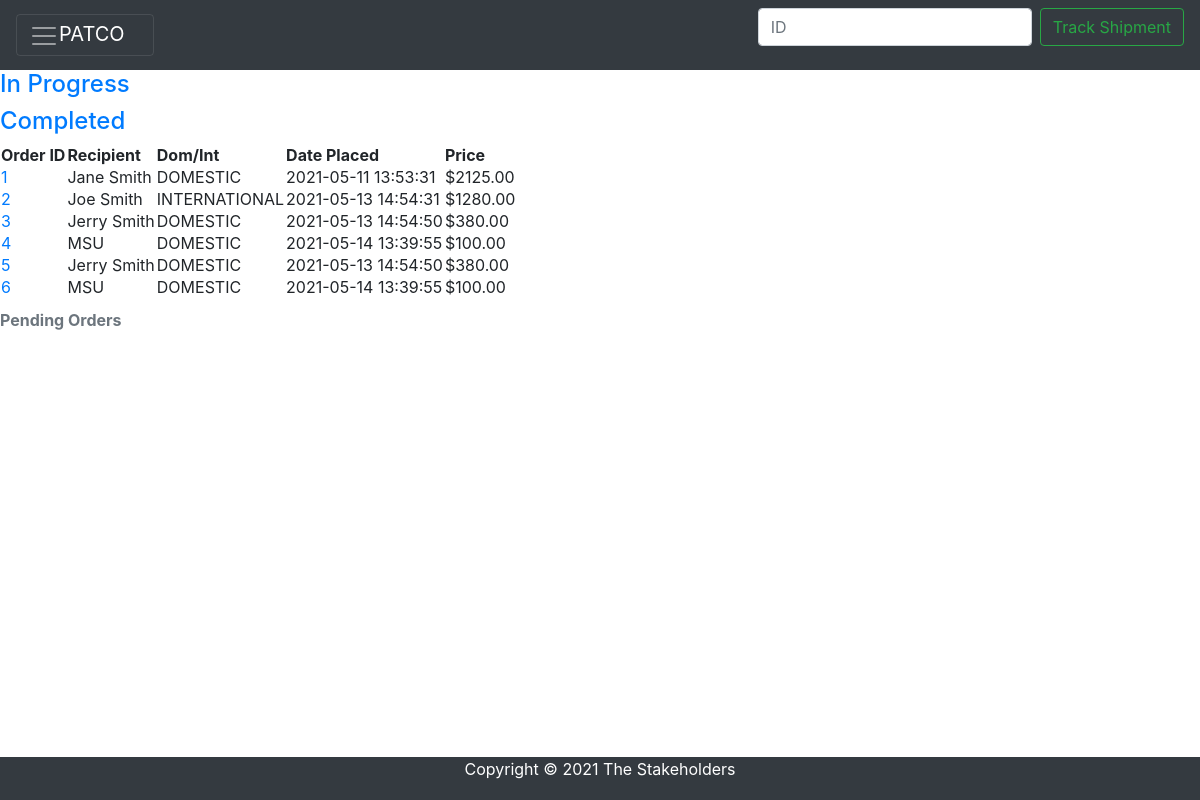
Page /customer/customerpending.php on the committed database.
### tables this page shows
CREATE TABLE `orders` (
  `order_id` int(11) NOT NULL,
  `shipment_id` int(11) DEFAULT NULL,
  `customer_id` int(11) DEFAULT NULL,
  `client` varchar(40) DEFAULT NULL,
  `phone` int(15) DEFAULT NULL,
  `pickup_street_address` varchar(100) DEFAULT NULL,
  `pickup_city` varchar(100) DEFAULT NULL,
  `pickup_state` varchar(100) DEFAULT NULL,
  `pickup_zip_code` int(11) DEFAULT NULL,
  `recipient_name` varchar(100) DEFAULT NULL,
  `delivery_street_address` varchar(100) DEFAULT NULL,
  `delivery_city` varchar(100) DEFAULT NULL,
  `delivery_state_province` varchar(100) DEFAULT NULL,
  `delivery_zip_code` int(11) DEFAULT NULL,
  `delivery_country` varchar(100) DEFAULT NULL,
  `class_code` decimal(4,1) DEFAULT NULL,
  `item_name` varchar(100) DEFAULT NULL,
  `freight_type` varchar(30) DEFAULT NULL,
  `quantity` int(200) DEFAULT NULL,
  `length` decimal(6,1) DEFAULT NULL,
  `width` decimal(6,1) DEFAULT NULL,
  `height` decimal(6,1) DEFAULT NULL,
  `weight` decimal(6,1) DEFAULT NULL,
  `density` decimal(6,1) DEFAULT NULL,
  `volume` decimal(15,1) DEFAULT NULL,
  `zone` int(11) DEFAULT NULL,
  `dom_int` set('DOMESTIC','INTERNATIONAL') DEFAULT NULL,
  `customer_cost` decimal(8,2) DEFAULT NULL,
  `date_placed` timestamp NULL DEFAULT CURRENT_TIMESTAMP,
  `date_completed` date DEFAULT NULL,
  `status` set('PENDING','IN PROGRESS','SHIPPED','COMPLETED') DEFAULT 'PENDING',
  `cur_vehicle_id` int(11) DEFAULT NULL,
  `item_warning` varchar(300) DEFAULT NULL,
  `party_warning` varchar(300) DEFAULT NULL
);

### customer/customerpending.php (the view, shortened to what this page needs)
<?php
include("customerheader.php");
$customer_id = 2;
$table_name="orders";
$status="PENDING";
$sql="SELECT * FROM $table_name WHERE status='$status' AND customer_id = '$customer_id'";
$result=mysqli_query($con,$sql);
?>
        <h4><a href = "customerinprogress.php">In Progress</a></h4>
        <h4><a href = "customercompleted.php">Completed</a></h4>
                <table>
            <caption><strong>Pending Orders</strong></caption>
            <thead>
                <tr>
                    <th>Order ID</th>
                    <th>Recipient</th>
                    <th>Dom/Int</th>
                    <th>Date Placed</th>
                    <th>Price</th>
                </tr>
            </thead>
            <tbody>
                <?php
                    while($row = mysqli_fetch_assoc($result))
                    {
                        $order_id = $row['order_id'];
                        $recipient = $row['recipient_name'];
                        $di = $row['dom_int'];
                        $date_placed = $row['date_placed'];
                        $cost = $row['customer_cost'];
                        echo '<tr><td><a href = "customerspecificorder.php?order_id=' . $order_id . '">' . "$order_id" . '</a></td><td>' . "$recipient" . '</dt><td>' . "$di" . '</dt><td>' . "$date_placed" . '</dt><td>$' . "$cost" . '</dt></tr>';
                    }
                ?>
            </tbody>
        </table>
<?php
include("../footer.php");
?>

### customer/customerheader.php (shortened to what this page needs)
<html lang="en">
  <head>
    <link rel="stylesheet" href="https://maxcdn.bootstrapcdn.com/bootstrap/4.0.0/css/bootstrap.min.css">
    <link rel="stylesheet" href="../styles.css">
  </head>
  <body>
      <div class="pos-f-t">
            <nav class="navbar navbar-dark bg-dark">
            <button class="navbar-toggler" type="button" data-toggle="collapse" data-target="#navbarToggleExternalContent" aria-controls="navbarToggleExternalContent" aria-expanded="false" aria-label="Toggle navigation">
                <span class="navbar-toggler-icon"></span><a class="navbar-brand" href="#">PATCO</a>
            </button>
            <form class="form-inline" method="post" action="#">
                <input class="form-control mr-sm-2" type="search" placeholder="ID" aria-label="Track Shipment">
                <button class="btn btn-outline-success my-2 my-sm-0" type="submit">Track Shipment</button>
            </form>
            </nav>
      </div>

### footer.php (shortened to what this page needs)
    <br>
    <footer class="fixed-bottom navbar-dark bg-dark" id="footer">
        <center><p>Copyright © 2021 The Stakeholders</p></center>
    </footer>
  </body>
</html>

### footer.php (style rules this page uses)
#footer { width: absolute; padding-bottom: 3px; color:white; }

### rows in the picture
orders: order_id "1", recipient_name "Jane Smith", dom_int "DOMESTIC", date_placed "2021-05-11 13:53:31", customer_cost "2125.00"
orders: order_id "2", recipient_name "Joe Smith", dom_int "INTERNATIONAL", date_placed "2021-05-13 14:54:31", customer_cost "1280.00"
orders: order_id "3", recipient_name "Jerry Smith", dom_int "DOMESTIC", date_placed "2021-05-13 14:54:50", customer_cost "380.00"
orders: order_id "4", recipient_name "MSU", dom_int "DOMESTIC", date_placed "2021-05-14 13:39:55", customer_cost "100.00"
orders: order_id "5", recipient_name "Jerry Smith", dom_int "DOMESTIC", date_placed "2021-05-13 14:54:50", customer_cost "380.00"
orders: order_id "6", recipient_name "MSU", dom_int "DOMESTIC", date_placed "2021-05-14 13:39:55", customer_cost "100.00"
